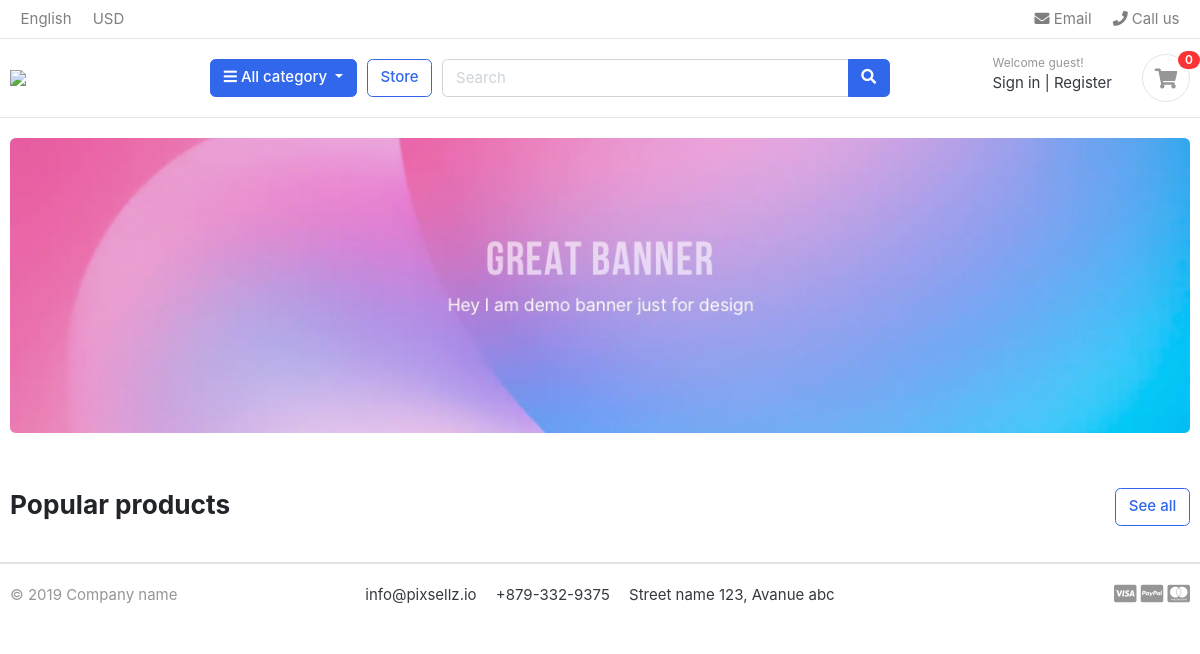
/, run on an earlier commit of the app's database.
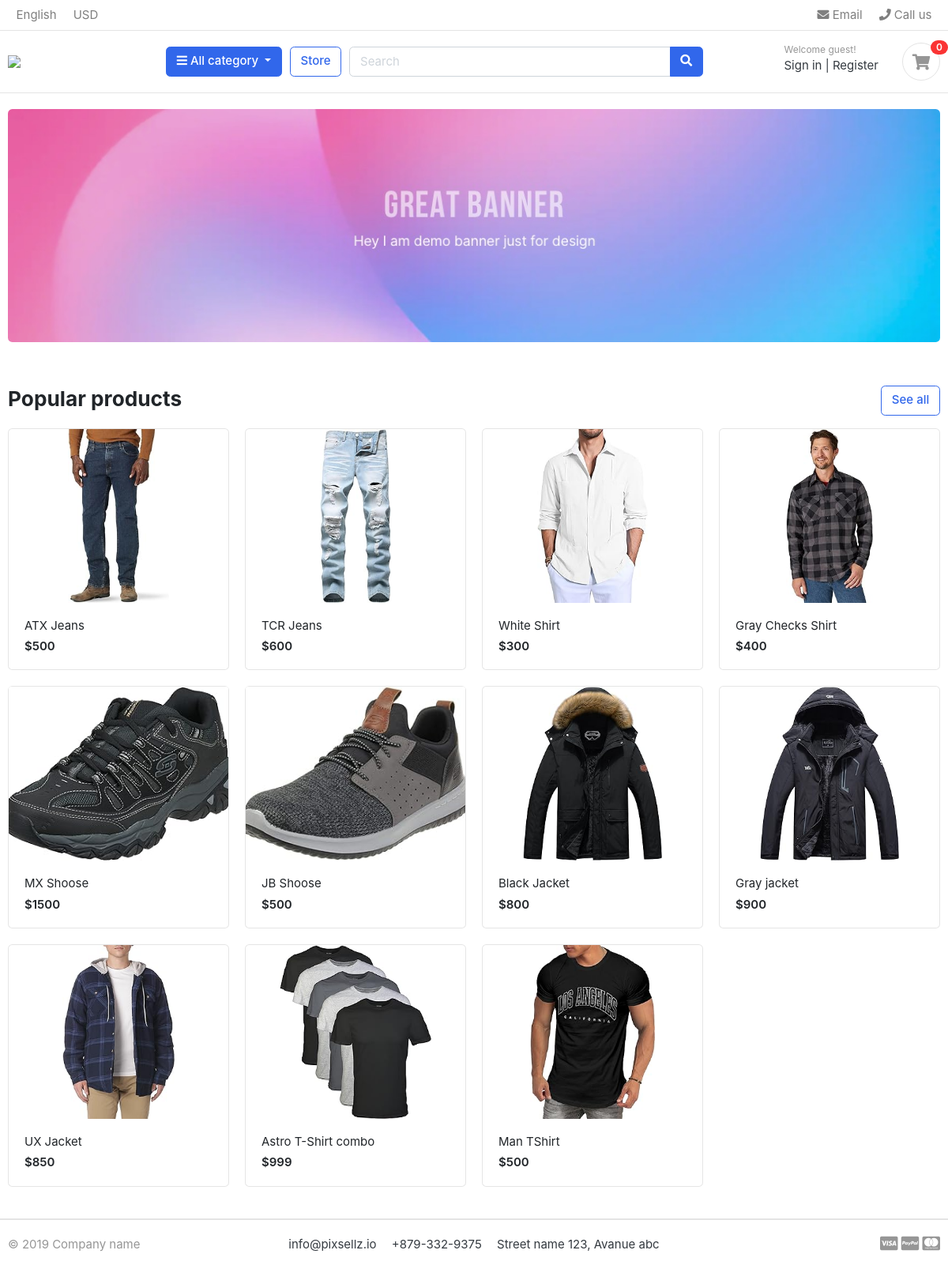
And on a later commit of the database.
### store/models.py (models this page shows, shortened)
class Product(models.Model):
    product_name = models.CharField(max_length=200, unique=True)
    slug = models.CharField(max_length=200, unique=True)
    desc = models.TextField(max_length=500, blank=True)
    price = models.IntegerField()
    prod_image = models.ImageField(upload_to='photos/products', blank=True)
    stock = models.IntegerField()
    is_available = models.BooleanField(default=True)
    category = models.ForeignKey(Category, on_delete=models.CASCADE)
    created_date = models.DateTimeField(auto_now_add=True)
    modified_date = models.DateTimeField(auto_now=True)
    def get_url(self):
        return reverse('product_detail',args=[self.category.slug, self.slug])

### MyStore/views.py (the view)
# urls.py: path("", views.home, name="home"),
def home(request):
    products = Product.objects.filter(is_available=True).all()
    context = {
        'products':products
    }
    return render(request, 'index.html', context)

### category/context_processors.py (called while the page is built)
def cat_menu_links(request):
    links = Category.objects.all()
    return dict(cat_links=links)

### category/models.py (called while the page is built)
    def get_url(self):
        return reverse('products_by_category', args=[self.slug])

### templates/index.html
{% extends 'base.html' %}
{% load static%}
{% block content %}
<section class="section-intro padding-y-sm">
    <div class="container">
        <div class="intro-banner-wrap">
            <img src="{% static 'images/banners/1.jpg' %}" class="img-fluid rounded">
        </div>
    </div>
</section>
<section class="section-name padding-y-sm">
    <div class="container">
        <header class="section-heading">
            <a href="./store.html" class="btn btn-outline-primary float-right">See all</a>
            <h3 class="section-title">Popular products</h3>
        </header>
        <div class="row">
            {% if products %}
            {% for product in products %}
            <div class="col-md-3">
                <div class="card card-product-grid">
                    <a href="{{product.get_url}}" class="img-wrap"> <img src="{{product.prod_image.url}}">
                    </a>
                    <figcaption class="info-wrap">
                        <a href="{{product.get_url}}" class="title">{{product.product_name}}</a>
                        <div class="price mt-1">${{product.price}}</div>
                    </figcaption>
                </div>
            </div>
            {% endfor %}
            {% endif %}
        </div>
    </div>
</section>
{% endblock %}

### templates/base.html (shortened to what this page needs)
<!DOCTYPE HTML>
{% load static %}
<html lang="en">
<head>
    <link href="{% static 'css/bootstrap.css' %}" rel="stylesheet" type="text/css" />
    <link href="{% static 'fonts/fontawesome/css/all.min.css' %}" type="text/css" rel="stylesheet">
    <link href="{% static 'css/ui.css' %}" rel="stylesheet" type="text/css" />
    <link href="{% static 'css/responsive.css' %}" rel="stylesheet" media="only screen and (max-width: 1200px)" />
</head>
<body>
   {% include 'includes/header.html' %}
   {% block content %} {% endblock %}
   {% include 'includes/footer.html' %}
</body>
</html>

### templates/includes/header.html (shortened to what this page needs)
{% block header %}
{% load static %}
<header class="section-header">
    <nav class="navbar p-md-0 navbar-expand-sm navbar-light border-bottom">
        <div class="container">
            <div class="collapse navbar-collapse" id="navbarTop4">
                <ul class="navbar-nav mr-auto">
                    <li class="nav-item dropdown">
                        <a href="#" class="nav-link"> English </a>
                    </li>
                    <li class="nav-item dropdown">
                        <a href="#" class="nav-link"> USD </a>
                    </li>
                </ul>
                <ul class="navbar-nav">
                    <li><a href="#" class="nav-link"> <i class="fa fa-envelope"></i> Email </a></li>
                    <li><a href="#" class="nav-link"> <i class="fa fa-phone"></i> Call us </a></li>
                </ul>
            </div>
        </div>
    </nav>
    <section class="header-main border-bottom">
        <div class="container">
            <div class="row align-items-center">
                <div class="col-lg-2 col-md-3 col-6">
                    <a href="{% url 'home' %}" class="brand-wrap">
                        <img class="logo" src="{% static './images/logo.png' %}">
                    </a>
                </div>
                <div class="col-lg col-sm col-md col-6 flex-grow-0">
                    <div class="category-wrap dropdown d-inline-block float-right">
                        <button type="button" class="btn btn-primary dropdown-toggle" data-toggle="dropdown">
                            <i class="fa fa-bars"></i> All category
                        </button>
                    </div>
                </div>
                <a href="{% url 'store' %}" class="btn btn-outline-primary">Store</a>
                <div class="col-lg  col-md-6 col-sm-12 col">
                    <form action="#" class="search">
                        <div class="input-group w-100">
                            <input type="text" class="form-control" style="width:60%;" placeholder="Search">
                            <div class="input-group-append">
                                <button class="btn btn-primary" type="submit">
                                    <i class="fa fa-search"></i>
                                </button>
                            </div>
                        </div>
                    </form>
                </div>
                <div class="col-lg-3 col-sm-6 col-8 order-2 order-lg-3">
                    <div class="d-flex justify-content-end mb-3 mb-lg-0">
                        <div class="widget-header">
                            <small class="title text-muted">Welcome guest!</small>
                            <div>
                                <a href="./signin.html">Sign in</a> <span class="dark-transp"> | </span>
                                <a href="./register.html"> Register</a>
                            </div>
                        </div>
                        <a href="{% url 'cart' %}" class="widget-header pl-3 ml-3">
                            <div class="icon icon-sm rounded-circle border"><i class="fa fa-shopping-cart"></i>
                            </div>
                            <span class="badge badge-pill badge-danger notify">0</span>
                        </a>
                    </div>
                </div>
            </div>
        </div>
    </section>
</header>
{% endblock %}

### templates/includes/footer.html
 {% block footer %}
 {% load static %}
 <footer class="section-footer border-top">
    <div class="container">
        <section class="footer-bottom border-top row">
            <div class="col-md-2">
                <p class="text-muted"> &copy 2019 Company name </p>
            </div>
            <div class="col-md-8 text-md-center">
                <span class="px-2">info@pixsellz.io</span>
                <span class="px-2">+879-332-9375</span>
                <span class="px-2">Street name 123, Avanue abc</span>
            </div>
            <div class="col-md-2 text-md-right text-muted">
                <i class="fab fa-lg fa-cc-visa"></i>
                <i class="fab fa-lg fa-cc-paypal"></i>
                <i class="fab fa-lg fa-cc-mastercard"></i>
            </div>
        </section>
    </div>
</footer>
{% endblock %}

### static/css/ui.css (style rules this page uses)
html { font-family: "Inter", sans-serif; font-size: 15px; }
.img-wrap { text-align: center; display: block; }
.img-wrap img { max-width: 100%; }
.icon-xs, .icon-sm, .icon-md, .icon-lg { display: inline-block; text-align: center; flex-shrink: 0; flex-grow: 0; }
.icon-sm { width: 48px; height: 48px; line-height: 48px !important; font-size: 20px; }
.padding-y-sm { padding-top: 20px; padding-bottom: 20px; }
.section-heading { margin-bottom: 20px; margin-top: 15px; }
.section-title { color: #212529; }
p:last-child { margin-bottom: 0; }
.header-main { position: relative; padding-top: 1rem; padding-bottom: 1rem; }
.brand-wrap .logo, .navbar-brand .logo { margin-right: 7px; max-height: 42px; display: inline-block; }
.widget-header { display: inline-block; vertical-align: middle; position: relative; }
.widget-header a { color: #343a40; }
.widget-header i { color: #969696; }
.widget-header .title { display: block; }
.widget-header .notify { position: absolute; top: -3px; right: -10px; }
.footer-bottom { padding-top: 20px; padding-bottom: 20px; }
[class*=card-product] a.title { color: #212529; display: block; }
[class*=card-product] .img-wrap { overflow: hidden; position: relative; }
[class*=card-product] .img-wrap img { height: 100%; max-width: 100%; width: auto; display: inline-block; -o-object-fit: cover; object-fit: cover; }
.card-product-grid { margin-bottom: 20px; }
.card-product-grid .img-wrap { border-radius: 0.2rem 0.2rem 0 0; height: 220px; }
.card-product-grid .info-wrap { overflow: hidden; padding: 18px 20px; }
.card .img-wrap { overflow: hidden; }
.notify { position: absolute; top: -4px; right: -10px; display: inline-block; padding: 0.25em 0.6em; font-size: 12px; line-height: 1; text-align: center; border-radius: 3rem; color: #fff; background-color: #fa3434; }
.price { font-weight: 600; color: #212529; }

What changed in the data, as far as the page shows it:
added Product: prod_image (picture), product_name "ATX Jeans", price "500"
added Product: prod_image (picture), product_name "TCR Jeans", price "600"
added Product: prod_image (picture), product_name "White Shirt", price "300"
added Product: prod_image (picture), product_name "Gray Checks Shirt", price "400"
added Product: prod_image (picture), product_name "MX Shoose", price "1500"
added Product: prod_image (picture), product_name "JB Shoose", price "500"
added Product: prod_image (picture), product_name "Black Jacket", price "800"
added Product: prod_image (picture), product_name "Gray jacket", price "900"
added Product: prod_image (picture), product_name "UX Jacket", price "850"
added Product: prod_image (picture), product_name "Astro T-Shirt combo", price "999"
added Product: prod_image (picture), product_name "Man TShirt", price "500"
